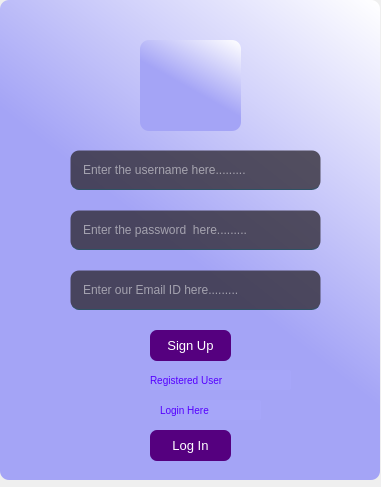
<?xml version="1.0" encoding="UTF-8"?>
<ui version="4.0">
 <class>Form</class>
 <widget class="QWidget" name="Form">
  <property name="geometry">
   <rect>
    <x>0</x>
    <y>0</y>
    <width>381</width>
    <height>487</height>
   </rect>
  </property>
  <property name="windowTitle">
   <string>Form</string>
  </property>
  <widget class="QWidget" name="widget" native="true">
   <property name="geometry">
    <rect>
     <x>0</x>
     <y>0</y>
     <width>380</width>
     <height>480</height>
    </rect>
   </property>
   <property name="styleSheet">
    <string notr="true">background-color:qlineargradient(spread:pad, x1:0.614, y1:0.607955, x2:0.994318, y2:0, stop:0 rgba(164, 164, 246, 255), stop:1 rgba(255, 255, 255, 255));
border-radius: 9px;</string>
   </property>
   <widget class="QLineEdit" name="tb3">
    <property name="geometry">
     <rect>
      <x>70</x>
      <y>150</y>
      <width>251</width>
      <height>40</height>
     </rect>
    </property>
    <property name="styleSheet">
     <string notr="true">background-color: rgba(47,42,52,200);
color:rgb(255,255,255);
border-radius: 9px;
padding-left: 10px;
border: 1px solid rgba(0,0,0,0);
border-bottom-color: rgba(46,82,101,255);
</string>
    </property>
    <property name="placeholderText">
     <string>Enter the username here.........</string>
    </property>
   </widget>
   <widget class="QLineEdit" name="tb4">
    <property name="geometry">
     <rect>
      <x>70</x>
      <y>210</y>
      <width>251</width>
      <height>40</height>
     </rect>
    </property>
    <property name="styleSheet">
     <string notr="true">background-color: rgba(47,42,52,200);
color:rgb(255,255,255);
border-radius: 9px;
padding-left: 10px;
border: 1px solid rgba(0,0,0,0);
border-bottom-color: rgba(46,82,101,255);
</string>
    </property>
    <property name="echoMode">
     <enum>QLineEdit::Password</enum>
    </property>
    <property name="placeholderText">
     <string>Enter the password  here.........</string>
    </property>
   </widget>
   <widget class="QPushButton" name="b3">
    <property name="geometry">
     <rect>
      <x>150</x>
      <y>330</y>
      <width>81</width>
      <height>31</height>
     </rect>
    </property>
    <property name="font">
     <font>
      <pointsize>-1</pointsize>
     </font>
    </property>
    <property name="styleSheet">
     <string notr="true">QPushButton#b3{
background-color:rgb(85, 0, 127);
color: rgb(255, 255, 255);
font-size: 13px;
border-radius : 7px;

}
QPushButton#b3: pressed {
background-color: rgb(117, 71, 255);
}</string>
    </property>
    <property name="text">
     <string>Sign Up</string>
    </property>
   </widget>
   <widget class="QLabel" name="label_3">
    <property name="geometry">
     <rect>
      <x>140</x>
      <y>40</y>
      <width>101</width>
      <height>91</height>
     </rect>
    </property>
    <property name="styleSheet">
     <string notr="true">background-color:url(:/Prefix2/user1.jpg);</string>
    </property>
    <property name="text">
     <string/>
    </property>
    <property name="pixmap">
     <pixmap>user1.jpg</pixmap>
    </property>
    <property name="scaledContents">
     <bool>true</bool>
    </property>
   </widget>
   <widget class="QLineEdit" name="tb5">
    <property name="geometry">
     <rect>
      <x>70</x>
      <y>270</y>
      <width>251</width>
      <height>40</height>
     </rect>
    </property>
    <property name="styleSheet">
     <string notr="true">background-color: rgba(47,42,52,200);
color:rgb(255,255,255);
border-radius: 9px;
padding-left: 10px;
border: 1px solid rgba(0,0,0,0);
border-bottom-color: rgba(46,82,101,255);
</string>
    </property>
    <property name="placeholderText">
     <string>Enter our Email ID here.........</string>
    </property>
   </widget>
   <widget class="QPushButton" name="b4">
    <property name="geometry">
     <rect>
      <x>150</x>
      <y>430</y>
      <width>81</width>
      <height>31</height>
     </rect>
    </property>
    <property name="font">
     <font>
      <pointsize>-1</pointsize>
     </font>
    </property>
    <property name="styleSheet">
     <string notr="true">QPushButton#b4{
background-color:rgb(85, 0, 127);
color: rgb(255, 255, 255);
font-size: 13px;
border-radius : 7px;

}
QPushButton#b4: pressed {
background-color: rgb(117, 71, 255);
}</string>
    </property>
    <property name="text">
     <string>Log In</string>
    </property>
   </widget>
   <widget class="QLabel" name="label_2">
    <property name="geometry">
     <rect>
      <x>150</x>
      <y>370</y>
      <width>141</width>
      <height>20</height>
     </rect>
    </property>
    <property name="font">
     <font>
      <pointsize>-1</pointsize>
     </font>
    </property>
    <property name="styleSheet">
     <string notr="true">text-align:center;
font-size:10px;
color: rgb(85, 0, 255);
background: rgb(166, 166, 249);
border-radius:2px;</string>
    </property>
    <property name="text">
     <string>Registered User</string>
    </property>
   </widget>
   <widget class="QLabel" name="label_4">
    <property name="geometry">
     <rect>
      <x>160</x>
      <y>400</y>
      <width>101</width>
      <height>20</height>
     </rect>
    </property>
    <property name="font">
     <font>
      <pointsize>-1</pointsize>
     </font>
    </property>
    <property name="styleSheet">
     <string notr="true">text-align:center;
font-size:10px;
color: rgb(85, 0, 255);
background: rgb(166, 166, 249);
border-radius:2px;</string>
    </property>
    <property name="text">
     <string>Login Here</string>
    </property>
   </widget>
  </widget>
 </widget>
 <resources>
  <include location="test.qrc"/>
  <include location="test1.qrc"/>
 </resources>
 <connections/>
</ui>
